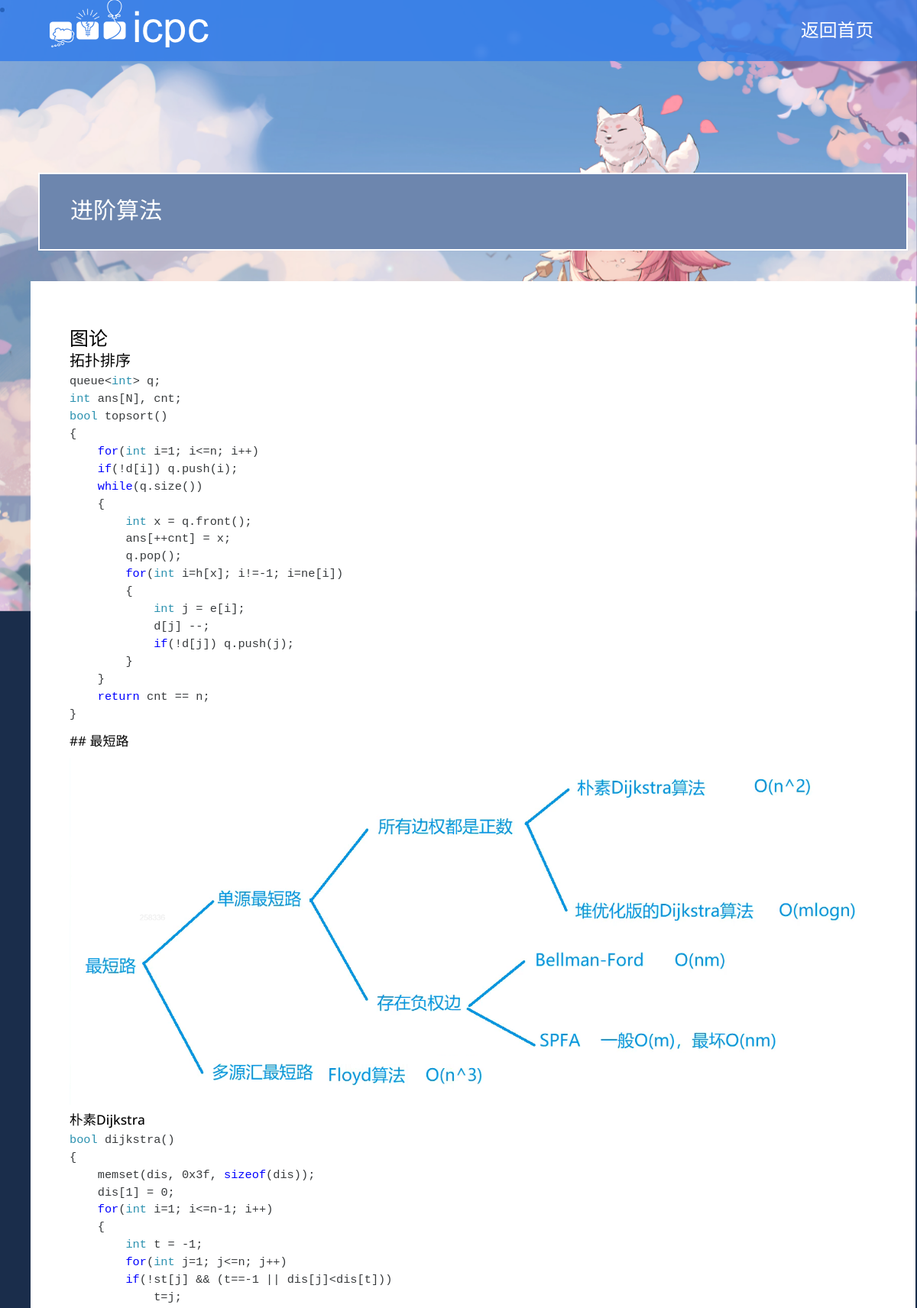
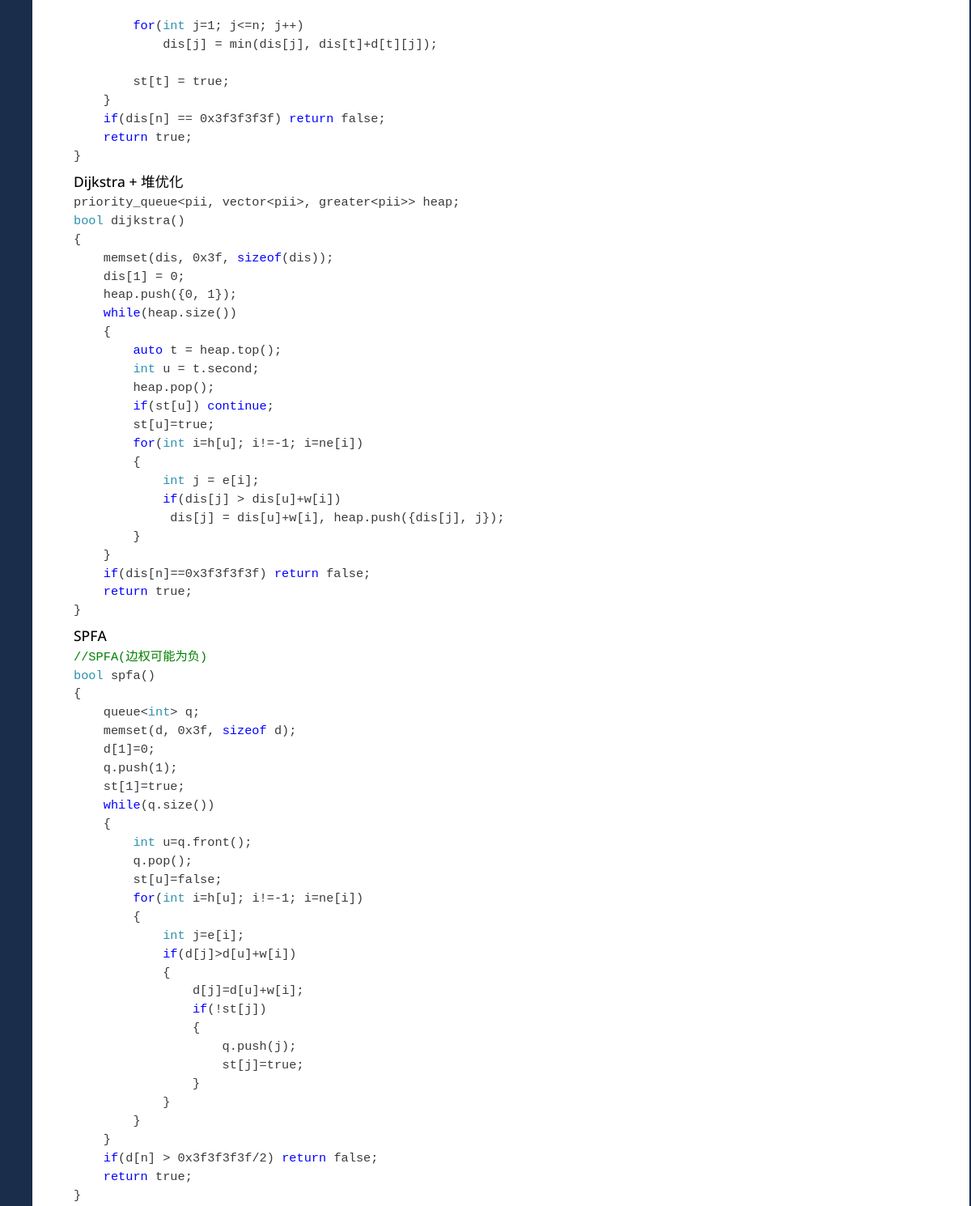
Screenshot of /advanced (upper part) with the database file from the repository (2 pictures, top to bottom).
### Wiki/models/index.py (models this page shows, shortened)
class Article(models.Model):
    title = models.CharField(max_length=64, verbose_name='标题')
    content = MDTextField(default="", editable=True, blank=True, verbose_name='正文')
    article_picture = models.ImageField(blank=True, null=True)

### Wiki/views/index.py (the view)
def advanced(request):
    articles = Article.objects.all()
    for article in articles:
        if article.title == "进阶算法":
            article.content = markdown.markdown(article.content,
                extensions=[
                'markdown.extensions.extra',
                'markdown.extensions.codehilite',
                'markdown.extensions.toc',
                'markdown.extensions.extra',
            ]) # 将Markdown转换为HTML
            return render(request, 'article.html', {'article' : article})

### Wiki/templates/article.html (shortened to what this page needs)
<!DOCTYPE html>
<html>
<head>
    <link rel="stylesheet" href="static/css/bootstrap.min.css">
    <link rel="stylesheet" href="static/css/hero-slider-style.css">
    <link rel="stylesheet" href="static/css/magnific-popup.css">
    <link rel="stylesheet" href="static/css/tooplate-style.css">
    <link rel="stylesheet" href="static/css/markdown_highlighy.css">
</head>
    <body>
        <div class="cd-hero">
            <div class="cd-slider-nav">
                <div class="container">
                    <nav class="navbar">
                        <div class="tm-navbar-bg">
                            <a class="navbar-brand text-uppercase" href="#">
                                <img src="static/img/icpc-medium5.5c857487.png" alt="Logo">
                            </a>
                            <div class="collapse navbar-toggleable-md text-xs-center text-uppercase tm-navbar" id="tmNavbar">
                                <ul class="nav navbar-nav">
                                    <li class="nav-item" >
                                        <a class="nav-link" href=".."  data-no="4"> 返回首页 </a>
                                    </li>
                                </ul>
                            </div>
                        </div>
                    </nav>
                </div>
            </div>
            <li>
                <div class="cd-full-width">
                    <div class="container js-tm-page-content tm-section-margin-t" data-page-no="2">
                        <div class="row tm-margin-b">
                            <div class="col-xs-12">
                                <div class="tm-img-gallery-container">
                                    <div class="tm-img-gallery gallery-first">
                                        <div class="tm-gallery-title-container">
                                            <div class="tm-bg-dark-blue tm-white-border tm-textbox-padding tm-margin-b">
                                                <h2 class="tm-text-title tm-gallery-title tm-margin-b-0">
                                                    <span class="tm-white"> {{article.title}} </span>
                                                </h2>
                                            </div>
                                        </div>
                                        <div class="tm-home-description-container tm-bg-white">
                                            <div class="text-xs-left tm-textbox">
                                                <p class="tm-text tm-home-description">
                                                    {{ article.content|safe }}
                                                </p>
                                            </div>
                                        </div>
                                    </div>
                                </div>
                            </div>
                        </div>
                    </div>
                </div>
            </li>
        </div>
</body>
</html>

### Wiki/static/css/hero-slider-style.css (style rules this page uses)
*, *::after, *::before { -webkit-box-sizing: border-box; -moz-box-sizing: border-box; box-sizing: border-box; }
html { font-size: 62.5%; }
body { font-size: 1.6rem; font-family: "Open Sans", sans-serif; color: #2c343b; background-color: #f2f2f2; }
a { color: #d44457; text-decoration: none; }
img { max-width: 100%; }
.cd-hero { position: relative; -webkit-font-smoothing: antialiased; -moz-osx-font-smoothing: grayscale; }
.cd-slider-nav { position: absolute; width: 100%; bottom: 0; z-index: 2; text-align: center; height: 55px; }
.cd-slider-nav nav { display: inline-block; position: relative; }
.cd-slider-nav ul::after { clear: both; content: ""; display: table; }
.cd-slider-nav li { display: inline-block; width: 60px; float: left; }
.cd-slider-nav a { display: block; position: relative; padding-top: 35px; font-size: 1rem; font-weight: 700; color: #a8b4be; }
.cd-slider-nav a::before { content: ''; position: absolute; width: 24px; height: 24px; top: 8px; left: 50%; right: auto; }
.cd-slider-nav li:first-of-type a::before { background-position: 0 0; }
@media only screen and (min-width: 768px) { .cd-slider-nav { height: 80px; } }
@media only screen and (min-width: 768px) { .cd-slider-nav .cd-marker, .cd-slider-nav li { width: 95px; } }
@media only screen and (min-width: 768px) { .cd-slider-nav a { padding-top: 48px; font-size: 1.1rem; text-transform: uppercase; } }
@media only screen and (min-width: 768px) { .cd-slider-nav a::before { top: 18px; } }

### Wiki/static/css/markdown_highlighy.css (style rules this page uses)
.codehilite { background: #ffffff; }
.codehilite .k { color: #0000ff }
.codehilite .c1 { color: #008000 }
.codehilite .kt { color: #2b91af }

### rows the page displays
Article: title "进阶算法", content "图论 拓扑排序 queue < int > q ; int ans [ N ], cnt ; bool topsort () { for ( int i = 1 ; i <= n ; i ++ ) if ( ! d [ i ]) q . push ( i ); while ( q . size ()) { int x = q . front (); ans [ ++ cnt ] = x ; q . pop (); for ( int i = h [ x ]; i != -1 ; i = ne [ i ]) { int j = e [ i ]; d [ j ] -- ; if ( ! d [ j ]) q . push ( j ); } } return cnt == n ; } ## 最短路 朴素Dijkstra bool dijkstra () { memset ( dis , 0x3f , sizeof ( dis )); dis [ 1 ] = 0 ; for ( int i = 1 ; i <= n -1 ; i ++ ) { int t = -1 ; for ( int j = 1 ; j <= n ; j ++ ) if ( ! st [ j ] && ( t == -1 || dis [ j ] < dis [ t ])) t = j ; for ( int j = 1 ; j <= n ; j ++ ) dis [ j ] = min ( dis [ j ], dis [ t ] + d [ t ][ j ]); st [ t ] = true ; } if…", content (picture)
